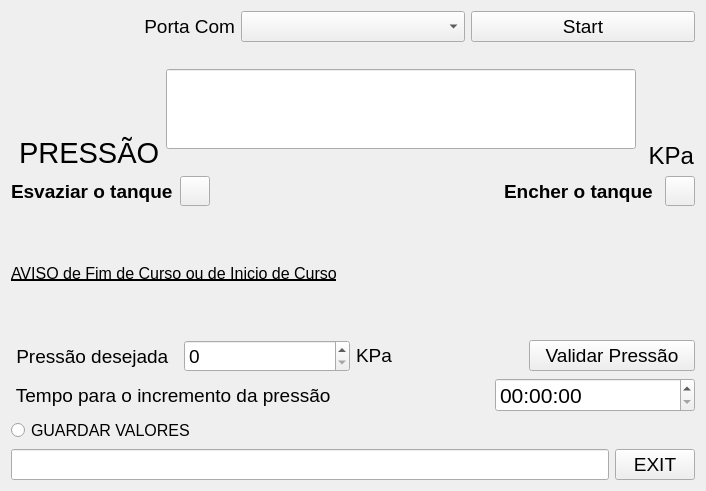
<?xml version="1.0" encoding="UTF-8"?>
<ui version="4.0">
 <class>ARDUINO</class>
 <widget class="QWidget" name="ARDUINO">
  <property name="geometry">
   <rect>
    <x>0</x>
    <y>0</y>
    <width>706</width>
    <height>491</height>
   </rect>
  </property>
  <property name="windowTitle">
   <string>ARDUINO</string>
  </property>
  <property name="inputMethodHints">
   <set>Qt::ImhExclusiveInputMask</set>
  </property>
  <layout class="QVBoxLayout" name="verticalLayout">
   <item>
    <layout class="QHBoxLayout" name="horizontalLayout">
     <item>
      <widget class="QLabel" name="label">
       <property name="font">
        <font>
         <pointsize>14</pointsize>
        </font>
       </property>
       <property name="text">
        <string>Porta Com</string>
       </property>
       <property name="alignment">
        <set>Qt::AlignRight|Qt::AlignTrailing|Qt::AlignVCenter</set>
       </property>
      </widget>
     </item>
     <item>
      <widget class="QComboBox" name="PortaCom">
       <property name="font">
        <font>
         <pointsize>14</pointsize>
        </font>
       </property>
      </widget>
     </item>
     <item>
      <widget class="QPushButton" name="btn_start">
       <property name="font">
        <font>
         <pointsize>14</pointsize>
        </font>
       </property>
       <property name="text">
        <string>Start</string>
       </property>
      </widget>
     </item>
    </layout>
   </item>
   <item>
    <layout class="QHBoxLayout" name="horizontalLayout_2">
     <item>
      <widget class="QLabel" name="label_2">
       <property name="font">
        <font>
         <pointsize>22</pointsize>
        </font>
       </property>
       <property name="text">
        <string> PRESSÃO</string>
       </property>
       <property name="scaledContents">
        <bool>true</bool>
       </property>
       <property name="alignment">
        <set>Qt::AlignBottom|Qt::AlignLeading|Qt::AlignLeft</set>
       </property>
      </widget>
     </item>
     <item>
      <widget class="QLineEdit" name="Pressao">
       <property name="font">
        <font>
         <pointsize>48</pointsize>
         <weight>50</weight>
         <bold>false</bold>
        </font>
       </property>
       <property name="cursor">
        <cursorShape>IBeamCursor</cursorShape>
       </property>
       <property name="focusPolicy">
        <enum>Qt::WheelFocus</enum>
       </property>
       <property name="layoutDirection">
        <enum>Qt::LeftToRight</enum>
       </property>
       <property name="autoFillBackground">
        <bool>false</bool>
       </property>
       <property name="maxLength">
        <number>32766</number>
       </property>
       <property name="frame">
        <bool>true</bool>
       </property>
       <property name="echoMode">
        <enum>QLineEdit::Normal</enum>
       </property>
       <property name="cursorPosition">
        <number>0</number>
       </property>
       <property name="alignment">
        <set>Qt::AlignRight|Qt::AlignTrailing|Qt::AlignVCenter</set>
       </property>
       <property name="dragEnabled">
        <bool>false</bool>
       </property>
       <property name="readOnly">
        <bool>false</bool>
       </property>
       <property name="cursorMoveStyle">
        <enum>Qt::VisualMoveStyle</enum>
       </property>
      </widget>
     </item>
     <item>
      <widget class="QLabel" name="label_4">
       <property name="font">
        <font>
         <pointsize>18</pointsize>
        </font>
       </property>
       <property name="text">
        <string> KPa</string>
       </property>
       <property name="scaledContents">
        <bool>true</bool>
       </property>
       <property name="alignment">
        <set>Qt::AlignBottom|Qt::AlignLeading|Qt::AlignLeft</set>
       </property>
      </widget>
     </item>
    </layout>
   </item>
   <item>
    <layout class="QHBoxLayout" name="horizontalLayout_6">
     <property name="spacing">
      <number>7</number>
     </property>
     <property name="sizeConstraint">
      <enum>QLayout::SetMinimumSize</enum>
     </property>
     <item>
      <widget class="QLabel" name="label_5">
       <property name="font">
        <font>
         <pointsize>14</pointsize>
         <weight>75</weight>
         <bold>true</bold>
        </font>
       </property>
       <property name="text">
        <string>Esvaziar o tanque</string>
       </property>
      </widget>
     </item>
     <item>
      <widget class="QPushButton" name="esvaziar">
       <property name="sizePolicy">
        <sizepolicy hsizetype="Fixed" vsizetype="Fixed">
         <horstretch>0</horstretch>
         <verstretch>0</verstretch>
        </sizepolicy>
       </property>
       <property name="maximumSize">
        <size>
         <width>30</width>
         <height>30</height>
        </size>
       </property>
       <property name="text">
        <string/>
       </property>
      </widget>
     </item>
     <item>
      <spacer name="horizontalSpacer">
       <property name="orientation">
        <enum>Qt::Horizontal</enum>
       </property>
       <property name="sizeHint" stdset="0">
        <size>
         <width>40</width>
         <height>20</height>
        </size>
       </property>
      </spacer>
     </item>
     <item>
      <widget class="QLabel" name="label_3">
       <property name="enabled">
        <bool>true</bool>
       </property>
       <property name="minimumSize">
        <size>
         <width>0</width>
         <height>0</height>
        </size>
       </property>
       <property name="baseSize">
        <size>
         <width>0</width>
         <height>0</height>
        </size>
       </property>
       <property name="font">
        <font>
         <family>MS Shell Dlg 2</family>
         <pointsize>14</pointsize>
         <weight>75</weight>
         <bold>true</bold>
        </font>
       </property>
       <property name="mouseTracking">
        <bool>false</bool>
       </property>
       <property name="tabletTracking">
        <bool>false</bool>
       </property>
       <property name="contextMenuPolicy">
        <enum>Qt::CustomContextMenu</enum>
       </property>
       <property name="inputMethodHints">
        <set>Qt::ImhNoTextHandles</set>
       </property>
       <property name="text">
        <string>Encher o tanque </string>
       </property>
      </widget>
     </item>
     <item>
      <widget class="QPushButton" name="encher">
       <property name="sizePolicy">
        <sizepolicy hsizetype="Fixed" vsizetype="Fixed">
         <horstretch>0</horstretch>
         <verstretch>0</verstretch>
        </sizepolicy>
       </property>
       <property name="maximumSize">
        <size>
         <width>30</width>
         <height>30</height>
        </size>
       </property>
       <property name="text">
        <string/>
       </property>
      </widget>
     </item>
    </layout>
   </item>
   <item>
    <layout class="QHBoxLayout" name="horizontalLayout_3">
     <item>
      <widget class="QLabel" name="label_9">
       <property name="font">
        <font>
         <pointsize>12</pointsize>
         <weight>50</weight>
         <bold>false</bold>
         <underline>true</underline>
         <strikeout>false</strikeout>
        </font>
       </property>
       <property name="text">
        <string>AVISO de Fim de Curso ou de Inicio de Curso</string>
       </property>
      </widget>
     </item>
    </layout>
   </item>
   <item>
    <layout class="QHBoxLayout" name="horizontalLayout_4">
     <item>
      <widget class="QLabel" name="label_6">
       <property name="enabled">
        <bool>true</bool>
       </property>
       <property name="font">
        <font>
         <pointsize>14</pointsize>
        </font>
       </property>
       <property name="focusPolicy">
        <enum>Qt::NoFocus</enum>
       </property>
       <property name="contextMenuPolicy">
        <enum>Qt::DefaultContextMenu</enum>
       </property>
       <property name="layoutDirection">
        <enum>Qt::RightToLeft</enum>
       </property>
       <property name="text">
        <string> Pressão desejada</string>
       </property>
       <property name="wordWrap">
        <bool>true</bool>
       </property>
      </widget>
     </item>
     <item>
      <widget class="QSpinBox" name="SetPressao">
       <property name="font">
        <font>
         <pointsize>14</pointsize>
        </font>
       </property>
       <property name="layoutDirection">
        <enum>Qt::LeftToRight</enum>
       </property>
       <property name="accelerated">
        <bool>true</bool>
       </property>
       <property name="maximum">
        <number>2000</number>
       </property>
      </widget>
     </item>
     <item>
      <widget class="QLabel" name="label_8">
       <property name="font">
        <font>
         <pointsize>14</pointsize>
        </font>
       </property>
       <property name="focusPolicy">
        <enum>Qt::WheelFocus</enum>
       </property>
       <property name="toolTipDuration">
        <number>-1</number>
       </property>
       <property name="accessibleDescription">
        <string/>
       </property>
       <property name="layoutDirection">
        <enum>Qt::RightToLeft</enum>
       </property>
       <property name="inputMethodHints">
        <set>Qt::ImhFormattedNumbersOnly|Qt::ImhPreferNumbers</set>
       </property>
       <property name="text">
        <string>KPa</string>
       </property>
      </widget>
     </item>
     <item>
      <widget class="QPushButton" name="btn_set">
       <property name="font">
        <font>
         <pointsize>14</pointsize>
        </font>
       </property>
       <property name="focusPolicy">
        <enum>Qt::NoFocus</enum>
       </property>
       <property name="text">
        <string>Validar Pressão</string>
       </property>
      </widget>
     </item>
    </layout>
   </item>
   <item>
    <layout class="QHBoxLayout" name="horizontalLayout_5">
     <property name="spacing">
      <number>5</number>
     </property>
     <property name="sizeConstraint">
      <enum>QLayout::SetNoConstraint</enum>
     </property>
     <property name="leftMargin">
      <number>0</number>
     </property>
     <property name="rightMargin">
      <number>0</number>
     </property>
     <item>
      <widget class="QLabel" name="label_7">
       <property name="font">
        <font>
         <pointsize>14</pointsize>
        </font>
       </property>
       <property name="text">
        <string> Tempo para o incremento da pressão</string>
       </property>
      </widget>
     </item>
     <item>
      <spacer name="horizontalSpacer_2">
       <property name="orientation">
        <enum>Qt::Horizontal</enum>
       </property>
       <property name="sizeHint" stdset="0">
        <size>
         <width>40</width>
         <height>20</height>
        </size>
       </property>
      </spacer>
     </item>
     <item>
      <widget class="QTimeEdit" name="timeEdit">
       <property name="enabled">
        <bool>true</bool>
       </property>
       <property name="minimumSize">
        <size>
         <width>200</width>
         <height>0</height>
        </size>
       </property>
       <property name="font">
        <font>
         <pointsize>16</pointsize>
        </font>
       </property>
       <property name="displayFormat">
        <string>hh:mm:ss</string>
       </property>
      </widget>
     </item>
    </layout>
   </item>
   <item>
    <widget class="QRadioButton" name="radioButton">
     <property name="enabled">
      <bool>true</bool>
     </property>
     <property name="sizePolicy">
      <sizepolicy hsizetype="Fixed" vsizetype="Fixed">
       <horstretch>0</horstretch>
       <verstretch>0</verstretch>
      </sizepolicy>
     </property>
     <property name="font">
      <font>
       <pointsize>12</pointsize>
       <weight>50</weight>
       <bold>false</bold>
      </font>
     </property>
     <property name="text">
      <string>GUARDAR VALORES</string>
     </property>
     <property name="iconSize">
      <size>
       <width>20</width>
       <height>20</height>
      </size>
     </property>
    </widget>
   </item>
   <item>
    <layout class="QHBoxLayout" name="HZ_Layout2">
     <item>
      <widget class="QLineEdit" name="NomeFicheiro">
       <property name="font">
        <font>
         <pointsize>14</pointsize>
        </font>
       </property>
      </widget>
     </item>
     <item>
      <widget class="QPushButton" name="Exit">
       <property name="font">
        <font>
         <pointsize>14</pointsize>
        </font>
       </property>
       <property name="text">
        <string>EXIT</string>
       </property>
       <property name="checkable">
        <bool>false</bool>
       </property>
      </widget>
     </item>
    </layout>
   </item>
  </layout>
 </widget>
 <resources/>
 <connections/>
</ui>
